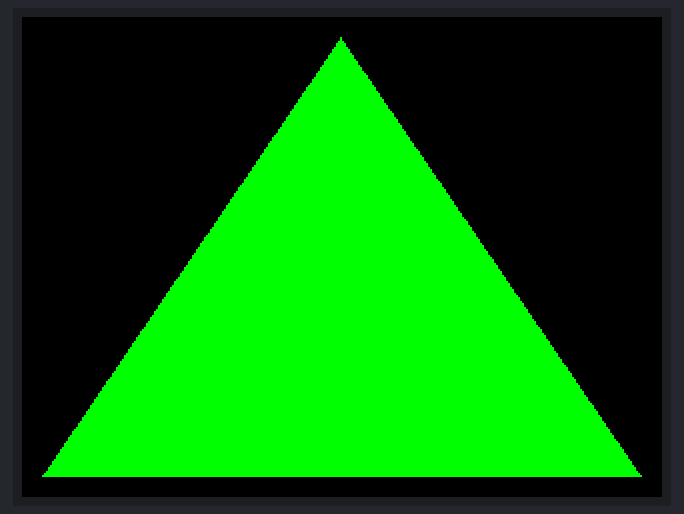
The sketch below on a simulated ESP32. On the bench: 320×240 colour display.

Above: at 0.2 s.

The sketch:

M5_LCD_shape_fillTriangle.ino
```cpp
#include <M5Stack.h>

void setup() {
    M5.begin();
}

void loop() {
    //指定した3点を結ぶ三角形を指定色で描画して塗りつぶす
    //（１つ目の点のX座標、１つ目の点のY座標、２つ目の点のX座標、２つ目の点のY座標、３つ目の点のX座標、３つ目の点のY座標、線の色）
    M5.Lcd.fillTriangle(159, 10, 10, 229, 309, 229, GREEN);
}
```
